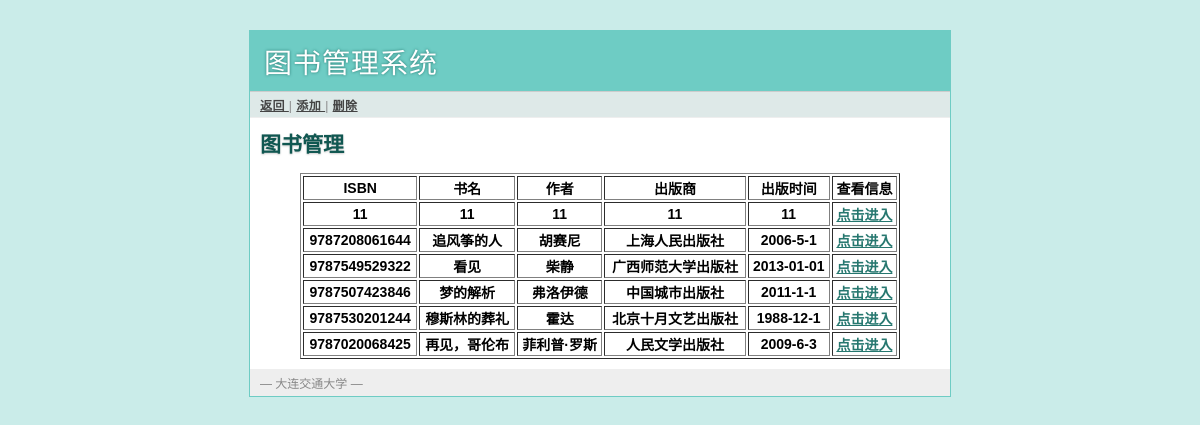
The page /manager/books (signed in) on the database its author committed.
### tables this page shows
CREATE TABLE books(
       book_id text primary key,
       book_name text not null,
       author text not null,
       publish_com text not null,
       publish_date text not null
);

### book.py (the view)
@app.route('/manager/books')
def manager_books():
	manager_judge()
	return render_template('manager_books.html',
			books = query_db('select * from books', []))

### book.py (called while the page is built)
def get_db():
	top = _app_ctx_stack.top
	if not hasattr(top, 'sqlite_db'):
		top.sqlite_db = sqlite3.connect(app.config['DATABASE'])
		top.sqlite_db.row_factory = sqlite3.Row
	return top.sqlite_db

@app.teardown_appcontext
def close_database(exception):
	top = _app_ctx_stack.top
	if hasattr(top, 'sqlite_db'):
		top.sqlite_db.close()

def query_db(query, args=(), one=False):
	cur = get_db().execute(query, args)
	rv = cur.fetchall()
	return (rv[0] if rv else None) if one else rv

@app.before_request
def before_request():
	g.user = None
	if 'user_id' in session:
		g.user = session['user_id']

def manager_judge():
	if not session['user_id']:
		error = 'Invalid manager, please login'
		return render_template('manager_login.html', error = error)

### templates/manager_books.html (shortened to what this page needs)
{% extends 'layout.html' %}
{% block link%}
	<a href="{{ url_for('manager')}}"> 返回 </a> |
	<a href="{{ url_for('manager_books_add') }}"> 添加 </a> |
	<a href="{{ url_for('manager_books_delete') }}"> 删除 </a>
{%  endblock%}
{% block body%}
	<h2> 图书管理 </h2>
	<table width="600" border="1", align="center">
	  <tr>
	    <th align="center"> ISBN </th>
	    <th align="center"> 书名 </th>
	    <th align="center"> 作者</th>
	    <th align="centet"> 出版商 </th>
	    <th align="center"> 出版时间 </th>
        <th align="center"> 查看信息 </th>
	  </tr>
	  {% for book in books%}
	  <tr>
	    <th align="center"> {{book.book_id}}</th>
	    <th align="center"> {{book.book_name}} </th>
	    <th align="center"> {{book.author}}</th>
	    <th align="centet"> {{book.publish_com}} </th>
	    <th align="center"> {{book.publish_date}}</th>
        <th align="center"> <a href="{{ url_for('manager_book', id=book.book_id)}}"> 点击进入 </a> </th>
	  </tr>
	  {% endfor %}
	</table>
{% endblock%}

### templates/layout.html (shortened to what this page needs)
<!doctype html>
<link rel=stylesheet type=text/css href="{{ url_for('static', filename='style.css') }}">
<div class=page>
  <h1>图书管理系统</h1>
  <div class=navigation>
    {% block link %}{% endblock %}
  </div>
  <div class=body>
    {% block body %}{% endblock %}
   </div>
  <div class=footer>
     &mdash; 大连交通大学 &mdash;
  </div>
</div>

### static/style.css (style rules this page uses)
a { color: #26776F; }
div.page { background: white; border: 1px solid #6ECCC4; width: 700px; margin: 30px auto; }
div.page h1 { background: #6ECCC4; margin: 0; padding: 10px 14px; color: white; letter-spacing: 1px; text-shadow: 0 0 3px #24776F; font-weight: normal; }
div.page div.navigation { background: #DEE9E8; padding: 4px 10px; border-top: 1px solid #ccc; border-bottom: 1px solid #eee; color: #888; font-size: 12px; letter-spacing: 0.5px; }
div.page div.navigation a { color: #444; font-weight: bold; }
div.page h2 { margin: 0 0 15px 0; color: #105751; text-shadow: 0 1px 2px #ccc; }
div.page div.body { padding: 10px; }
div.page div.footer { background: #eee; color: #888; padding: 5px 10px; font-size: 12px; }

### rows shown on the page
books: book_id "11", book_name "11", author "11", publish_com "11", publish_date "11"
books: book_id "9787208061644", book_name "追风筝的人", author "胡赛尼", publish_com "上海人民出版社", publish_date "2006-5-1"
books: book_id "9787549529322", book_name "看见", author "柴静", publish_com "广西师范大学出版社", publish_date "2013-01-01"
books: book_id "9787507423846", book_name "梦的解析", author "弗洛伊德", publish_com "中国城市出版社", publish_date "2011-1-1"
books: book_id "9787530201244", book_name "穆斯林的葬礼", author "霍达", publish_com "北京十月文艺出版社", publish_date "1988-12-1"
books: book_id "9787020068425", book_name "再见，哥伦布", author "菲利普·罗斯", publish_com "人民文学出版社", publish_date "2009-6-3"
